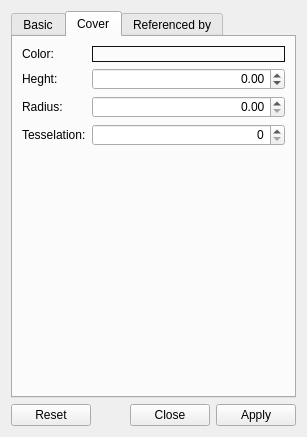
<?xml version="1.0" encoding="UTF-8"?>
<ui version="4.0">
 <class>LightSetupDesigner</class>
 <widget class="QWidget" name="LightSetupDesigner">
  <property name="geometry">
   <rect>
    <x>0</x>
    <y>0</y>
    <width>307</width>
    <height>437</height>
   </rect>
  </property>
  <property name="sizePolicy">
   <sizepolicy hsizetype="Preferred" vsizetype="Preferred">
    <horstretch>0</horstretch>
    <verstretch>0</verstretch>
   </sizepolicy>
  </property>
  <property name="minimumSize">
   <size>
    <width>0</width>
    <height>0</height>
   </size>
  </property>
  <property name="windowTitle">
   <string>Light setup designer</string>
  </property>
  <property name="toolTip">
   <string/>
  </property>
  <layout class="QVBoxLayout" name="verticalLayout">
   <item>
    <widget class="QTabWidget" name="tabWidget">
     <property name="styleSheet">
      <string notr="true">QPushButton {
	border: 1px solid #101010;
}</string>
     </property>
     <property name="currentIndex">
      <number>1</number>
     </property>
     <widget class="QWidget" name="tab">
      <attribute name="title">
       <string>Basic</string>
      </attribute>
      <layout class="QVBoxLayout" name="verticalLayout_2">
       <item>
        <widget class="QGroupBox" name="generalGB">
         <property name="sizePolicy">
          <sizepolicy hsizetype="Preferred" vsizetype="Preferred">
           <horstretch>0</horstretch>
           <verstretch>0</verstretch>
          </sizepolicy>
         </property>
         <property name="title">
          <string>General</string>
         </property>
        </widget>
       </item>
       <item>
        <widget class="QGroupBox" name="groupBox">
         <property name="styleSheet">
          <string notr="true">QPushButton {
	border: 1px solid #101010;
}</string>
         </property>
         <property name="title">
          <string>Light</string>
         </property>
         <layout class="QGridLayout" name="gridLayout_2">
          <item row="1" column="0">
           <widget class="QLabel" name="label">
            <property name="text">
             <string>Specular color:</string>
            </property>
           </widget>
          </item>
          <item row="3" column="0">
           <widget class="QLabel" name="label_2">
            <property name="text">
             <string>Diffuse color:</string>
            </property>
           </widget>
          </item>
          <item row="5" column="1">
           <widget class="QDoubleSpinBox" name="spotExponentSB">
            <property name="alignment">
             <set>Qt::AlignRight|Qt::AlignTrailing|Qt::AlignVCenter</set>
            </property>
           </widget>
          </item>
          <item row="6" column="1">
           <widget class="QDoubleSpinBox" name="spotCutoffSB">
            <property name="alignment">
             <set>Qt::AlignRight|Qt::AlignTrailing|Qt::AlignVCenter</set>
            </property>
           </widget>
          </item>
          <item row="7" column="1">
           <widget class="QDoubleSpinBox" name="attenuation1SB">
            <property name="alignment">
             <set>Qt::AlignRight|Qt::AlignTrailing|Qt::AlignVCenter</set>
            </property>
           </widget>
          </item>
          <item row="8" column="1">
           <widget class="QDoubleSpinBox" name="attenuation2SB">
            <property name="alignment">
             <set>Qt::AlignRight|Qt::AlignTrailing|Qt::AlignVCenter</set>
            </property>
           </widget>
          </item>
          <item row="9" column="1">
           <widget class="QDoubleSpinBox" name="attenuation3SB">
            <property name="alignment">
             <set>Qt::AlignRight|Qt::AlignTrailing|Qt::AlignVCenter</set>
            </property>
           </widget>
          </item>
          <item row="4" column="0">
           <widget class="QLabel" name="label_3">
            <property name="text">
             <string>Ambient color:</string>
            </property>
           </widget>
          </item>
          <item row="5" column="0">
           <widget class="QLabel" name="label_4">
            <property name="text">
             <string>Spot exponent:</string>
            </property>
           </widget>
          </item>
          <item row="6" column="0">
           <widget class="QLabel" name="label_5">
            <property name="text">
             <string>Spot cutoff:</string>
            </property>
           </widget>
          </item>
          <item row="7" column="0">
           <widget class="QLabel" name="label_9">
            <property name="text">
             <string>Attenuation 1:</string>
            </property>
           </widget>
          </item>
          <item row="8" column="0">
           <widget class="QLabel" name="label_10">
            <property name="text">
             <string>Attenuation 2:</string>
            </property>
           </widget>
          </item>
          <item row="9" column="0">
           <widget class="QLabel" name="label_11">
            <property name="text">
             <string>Attenuation 3:</string>
            </property>
           </widget>
          </item>
          <item row="1" column="1">
           <widget class="QColorPushButton" name="specularTB">
            <property name="sizePolicy">
             <sizepolicy hsizetype="Expanding" vsizetype="Fixed">
              <horstretch>0</horstretch>
              <verstretch>0</verstretch>
             </sizepolicy>
            </property>
            <property name="text">
             <string/>
            </property>
           </widget>
          </item>
          <item row="3" column="1">
           <widget class="QColorPushButton" name="diffuseTB">
            <property name="sizePolicy">
             <sizepolicy hsizetype="Expanding" vsizetype="Fixed">
              <horstretch>0</horstretch>
              <verstretch>0</verstretch>
             </sizepolicy>
            </property>
            <property name="toolTip">
             <string/>
            </property>
            <property name="statusTip">
             <string/>
            </property>
            <property name="whatsThis">
             <string/>
            </property>
            <property name="text">
             <string/>
            </property>
           </widget>
          </item>
          <item row="4" column="1">
           <widget class="QColorPushButton" name="ambientTB">
            <property name="sizePolicy">
             <sizepolicy hsizetype="Expanding" vsizetype="Fixed">
              <horstretch>0</horstretch>
              <verstretch>0</verstretch>
             </sizepolicy>
            </property>
            <property name="text">
             <string/>
            </property>
           </widget>
          </item>
         </layout>
        </widget>
       </item>
       <item>
        <spacer name="verticalSpacer_2">
         <property name="orientation">
          <enum>Qt::Vertical</enum>
         </property>
         <property name="sizeHint" stdset="0">
          <size>
           <width>20</width>
           <height>40</height>
          </size>
         </property>
        </spacer>
       </item>
      </layout>
     </widget>
     <widget class="QWidget" name="tab_2">
      <attribute name="title">
       <string>Cover</string>
      </attribute>
      <layout class="QGridLayout" name="gridLayout">
       <item row="0" column="0">
        <widget class="QLabel" name="label_8">
         <property name="text">
          <string>Color:</string>
         </property>
        </widget>
       </item>
       <item row="0" column="1">
        <widget class="QColorPushButton" name="coverColorTB">
         <property name="sizePolicy">
          <sizepolicy hsizetype="Expanding" vsizetype="Fixed">
           <horstretch>0</horstretch>
           <verstretch>0</verstretch>
          </sizepolicy>
         </property>
         <property name="text">
          <string/>
         </property>
        </widget>
       </item>
       <item row="1" column="0">
        <widget class="QLabel" name="label_6">
         <property name="text">
          <string>Heght:</string>
         </property>
        </widget>
       </item>
       <item row="1" column="1">
        <widget class="QQuantitySpinBox" name="coverHeightSB">
         <property name="sizePolicy">
          <sizepolicy hsizetype="Expanding" vsizetype="Fixed">
           <horstretch>0</horstretch>
           <verstretch>0</verstretch>
          </sizepolicy>
         </property>
         <property name="alignment">
          <set>Qt::AlignRight|Qt::AlignTrailing|Qt::AlignVCenter</set>
         </property>
         <property name="minimum">
          <double>-10000.000000000000000</double>
         </property>
         <property name="maximum">
          <double>10000.000000000000000</double>
         </property>
        </widget>
       </item>
       <item row="2" column="0">
        <widget class="QLabel" name="label_7">
         <property name="text">
          <string>Radius:</string>
         </property>
        </widget>
       </item>
       <item row="2" column="1">
        <widget class="QQuantitySpinBox" name="coverRadiusSB">
         <property name="alignment">
          <set>Qt::AlignRight|Qt::AlignTrailing|Qt::AlignVCenter</set>
         </property>
        </widget>
       </item>
       <item row="3" column="0">
        <widget class="QLabel" name="label_12">
         <property name="text">
          <string>Tesselation:</string>
         </property>
        </widget>
       </item>
       <item row="3" column="1">
        <widget class="QSpinBox" name="coverTesselationSB">
         <property name="alignment">
          <set>Qt::AlignRight|Qt::AlignTrailing|Qt::AlignVCenter</set>
         </property>
        </widget>
       </item>
       <item row="4" column="0" colspan="2">
        <spacer name="verticalSpacer">
         <property name="orientation">
          <enum>Qt::Vertical</enum>
         </property>
         <property name="sizeHint" stdset="0">
          <size>
           <width>20</width>
           <height>40</height>
          </size>
         </property>
        </spacer>
       </item>
      </layout>
     </widget>
     <widget class="QWidget" name="refByTab">
      <attribute name="title">
       <string>Referenced by</string>
      </attribute>
     </widget>
    </widget>
   </item>
   <item>
    <widget class="QDialogButtonBox" name="buttonBox">
     <property name="orientation">
      <enum>Qt::Horizontal</enum>
     </property>
     <property name="standardButtons">
      <set>QDialogButtonBox::Apply|QDialogButtonBox::Close|QDialogButtonBox::Reset</set>
     </property>
    </widget>
   </item>
  </layout>
 </widget>
 <customwidgets>
  <customwidget>
   <class>QQuantitySpinBox</class>
   <extends>QDoubleSpinBox</extends>
   <header location="global">QuantitySpinBox.hpp</header>
  </customwidget>
  <customwidget>
   <class>QColorPushButton</class>
   <extends>QPushButton</extends>
   <header location="global">ColorPushButton.hpp</header>
  </customwidget>
 </customwidgets>
 <resources/>
 <connections/>
</ui>
